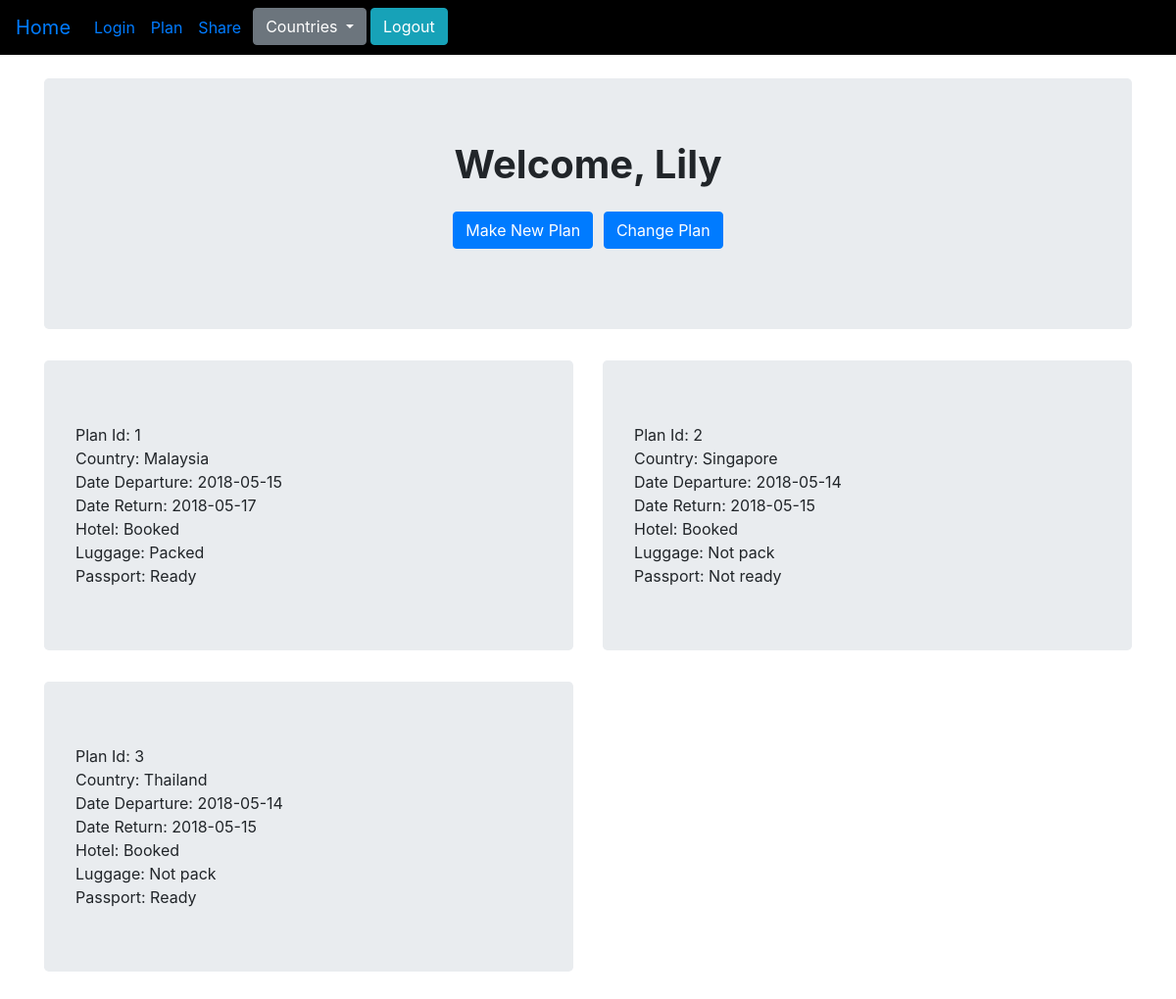
The app's page /plan.php (signed in) with its own data.
### tables this page shows
CREATE TABLE `plan` (
  `PlanId` int(11) NOT NULL,
  `username` varchar(100) NOT NULL,
  `Country` varchar(30) NOT NULL,
  `DateDep` date DEFAULT NULL,
  `DateReturn` date DEFAULT NULL,
  `Hotel` int(1) DEFAULT '0',
  `Luggage` int(1) DEFAULT '0',
  `Passport` int(1) DEFAULT '0'
);

### plan.php (the view, shortened to what this page needs)
<?php
	$obj = new Connection();
	$con=$obj->openConnection();
?>
<!DOCTYPE html>
<html>
<head>
	<link rel="stylesheet" href="bootstrap-4.1.1-dist/css/bootstrap.min.css"/>
	<link rel="stylesheet" type="text/css" href="styles.css">
</head>
<body>
<nav class="navbar navbar-expand-sm navbar-inverse" style="background-color: black;">
	<ul class="navbar-nav">
		<li class="nav-item">
			<a class="navbar-brand" href="home.php"> Home </a>
		</li>
		<li class="nav-item">
			<a class="nav-link" href="login.php">Login</a>
		</li>
		<li class="nav-item">
			<a class="nav-link" href="plan.php">Plan</a>
		</li>
		<li class="nav-item">
			<a class="nav-link" href="share.php">Share</a>
		</li>
		<li class="nav-item dropdown">
			<div class="px-1 dropdown">
				<button class=" btn btn-secondary dropdown-toggle" type="button" id="dropdownMenu2" data-toggle="dropdown" aria-haspopup="true" aria-expanded="false">
					Countries
				</button>
			</div>
		</li>
		<li class="nav-item">
			<form class="form-inline" action="login.php" method="post">
			<input type="submit" class="btn btn-info" name="Logout" value="Logout"/>
			</form>
		</li>
	</ul>
</nav>
<div class="container" >
	<div class="jumbotron">
	<h1><p class="text-center font-weight-bold "> Welcome, <?php if(isset($_SESSION['name'])){ echo $_SESSION["name"];
		echo '<br>
		<div class="text-center">
		<form action="form.php" method="get">
		<button type="submit" class="btn btn-primary" name="formtype" value="new">Make New Plan</button>
		<button type="submit" class="btn btn-primary" name="formtype" value="change">Change Plan</button>
		</form> </div>'; }
		else{echo 'register or login first!';} ?> </p></h1></div>
<?php
if((isset($_SESSION['name'])) ){
	$plans=getPlan($con);
	$count=count($plans);
	echo '<div class="row">';
	for($i=0;$i<$count;$i++){
		echo ' <div class="col-sm-12 col-md-6">
		<div class="jumbotron">
		Plan Id: '.$plans[$i][0].'</br>';
		echo 'Country: '.($plans[$i][1]).'</br>';
		echo 'Date Departure: '.($plans[$i][2]).'</br>';
		echo 'Date Return: '.($plans[$i][3]).'</br>';
		if(($plans[$i][4])==1){
			echo 'Hotel: Booked </br>';
		}else{
			echo 'Hotel: Not book </br>';
		}
		if(($plans[$i][5])==1){
			echo 'Luggage: Packed </br>';
		}else{
			echo 'Luggage: Not pack </br>';
		}
		if(($plans[$i][6])==1){
			echo 'Passport: Ready </br>';
		}else{
			echo 'Passport: Not ready  </br>';
		}
		echo '</div></div>';
	}
}else{
		 echo '<div class="col-md-12 text-center"> <form action="login.php" method="post">
		<input type="submit" class=" btn btn-info" name="login" value="Login">
		</form></div>';
}
?>
<?php
	function getPlan($con){
		$stmt =$con->prepare("SELECT * FROM plan where username ='". $_SESSION["name"] ."'");
		$stmt->execute();
		$result=$stmt->fetchAll();
		$plans=array();
		foreach($result as $row){
			$PlanId=$row["PlanId"];
			$Country=$row["Country"];
			$DateDep=$row["DateDep"];
			$DateReturn=$row["DateReturn"];
			$Hotel=$row["Hotel"];
			$Luggage=$row["Luggage"];
			$Passport=$row["Passport"];
			$plan=array($PlanId,$Country,$DateDep,$DateReturn,$Hotel,$Luggage,$Passport);
			array_push($plans,$plan);
		}
		return $plans;
	}
?>
</div>
</div>
</body>
</html>

### styles.css (style rules this page uses)
body, html { height: 100%; margin: 0; }

### records on screen
plan: PlanId "1", Country "Malaysia", DateDep "2018-05-15", DateReturn "2018-05-17", Hotel "Luggage: Packed", Luggage "Passport: Ready"
plan: PlanId "2", Country "Singapore", DateDep "2018-05-14", DateReturn "2018-05-15", Hotel "Hotel: Booked", shows "Luggage: Not pack", Luggage "Passport: Not ready"
plan: PlanId "3", Country "Thailand", DateDep "2018-05-14", DateReturn "2018-05-15", Luggage "Luggage: Not pack", shows "Passport: Ready"

### other values on screen
$_SESSION["name"] "Lily"
